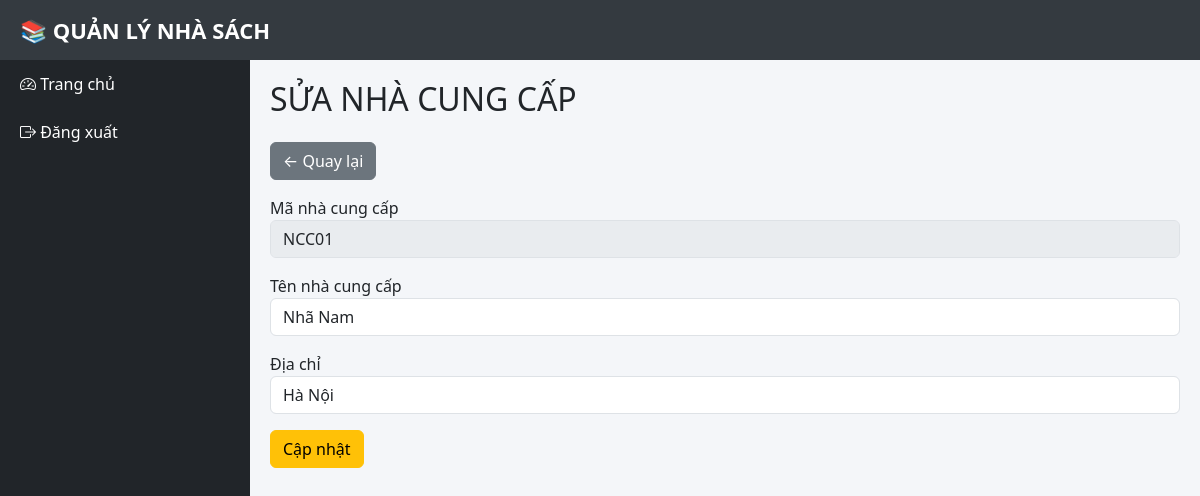
The page /nhacungcap/sua.php?id=NCC01 on the database its author committed.
### tables this page shows
CREATE TABLE `nhacungcap` (
  `MaNCC` varchar(20) NOT NULL,
  `TenNCC` varchar(100) DEFAULT NULL,
  `DiaChi` varchar(255) DEFAULT NULL
);

### nhacungcap/sua.php (the view, shortened to what this page needs)
<?php
include("../layout/header.php");
include("../layout/sidebar.php");
$id = $_GET['id'];
$sql = "
SELECT * FROM NHACUNGCAP
WHERE MaNCC='$id'
";
$result = mysqli_query($conn, $sql);
$row = mysqli_fetch_assoc($result);
?>
<div class="content">
<h2 class="mb-4">
    SỬA NHÀ CUNG CẤP
</h2>
<a href="index.php" class="btn btn-secondary mb-3">
    ← Quay lại
</a>
<form method="POST">
<label>Mã nhà cung cấp</label>
<input
type="text"
class="form-control mb-3"
value="<?= $row['MaNCC'] ?>"
readonly
disabled>
<label>Tên nhà cung cấp</label>
<input
type="text"
value="<?= $row['TenNCC'] ?>"
name="tenncc"
class="form-control mb-3"
required>
<label>Địa chỉ</label>
<input
type="text"
value="<?= $row['DiaChi'] ?>"
name="diachi"
class="form-control mb-3"
required>
<button
class="btn btn-warning"
name="sua">
Cập nhật
</button>
</form>
</div>
<?php
include("../layout/footer.php");
?>

### layout/header.php (style rules this page uses)
body { margin:0; background:#f4f6f9; }
.content { margin-left:250px; margin-top:60px; padding:20px; }

### rows shown on the page
nhacungcap: MaNCC "NCC01", tenncc "Nhã Nam", diachi "Hà Nội"
